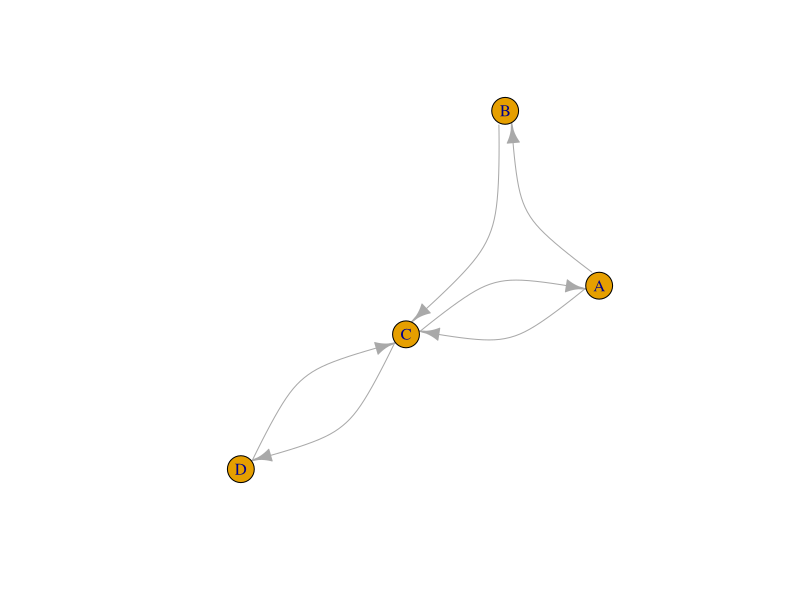
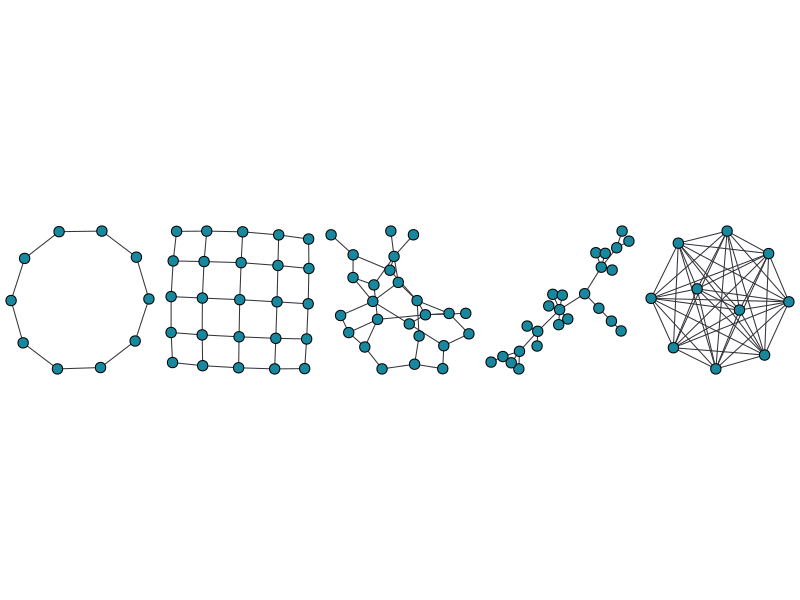
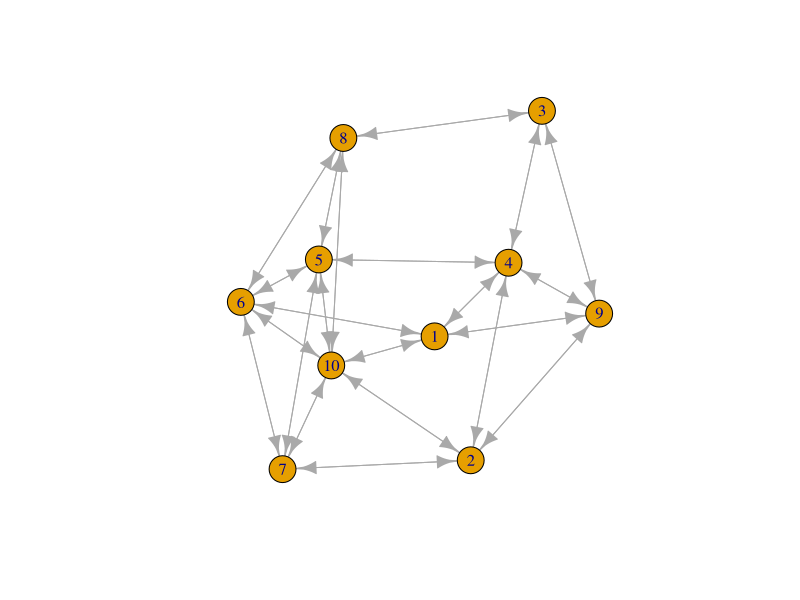
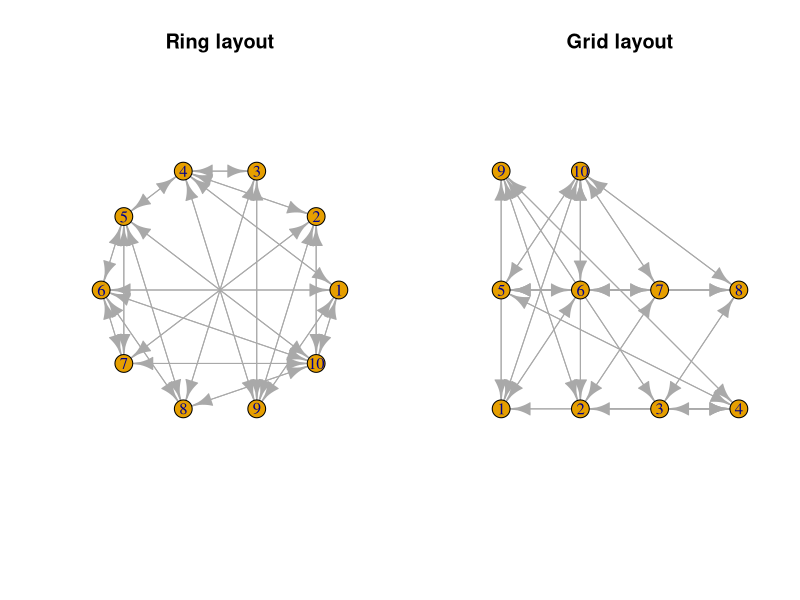
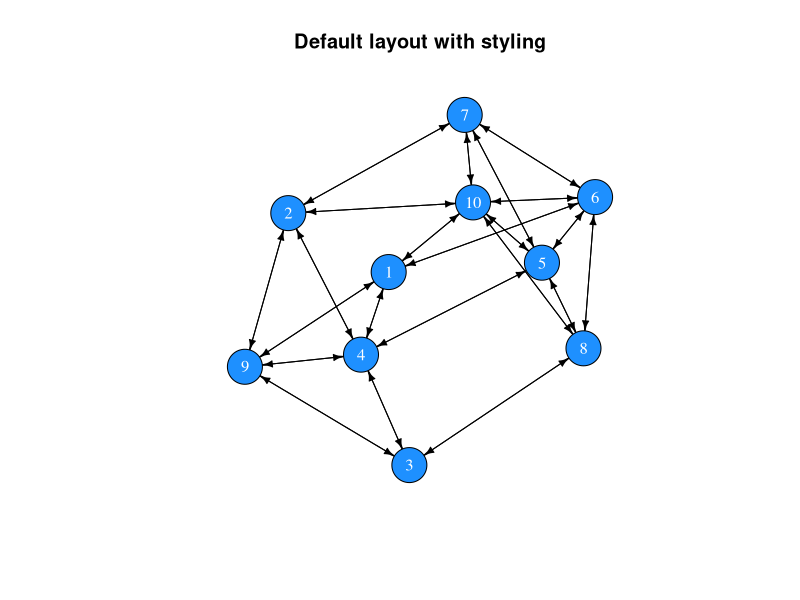
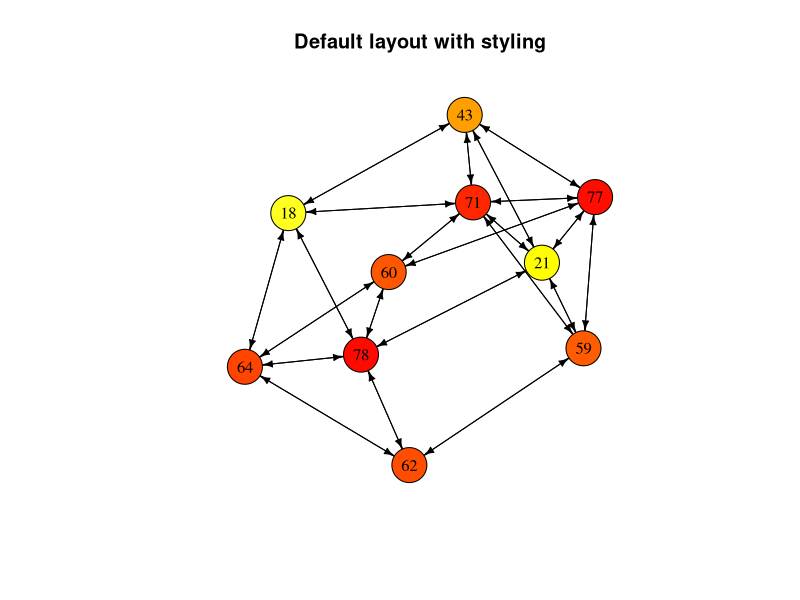
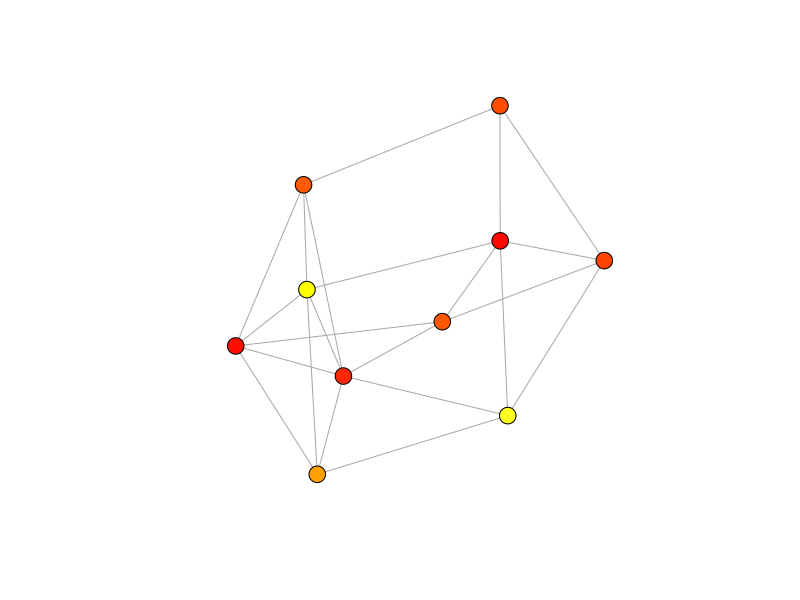
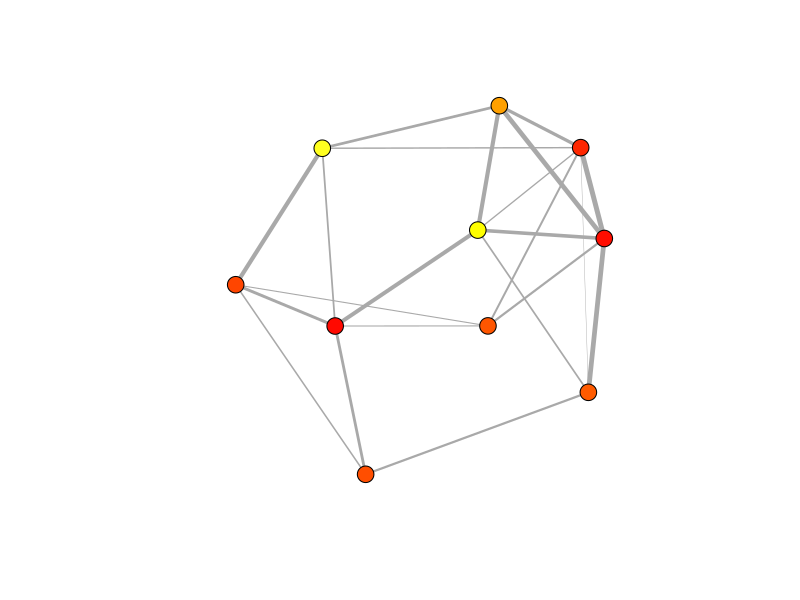

The R source for these figures, in order: (Note: this script raises an error after producing the figures.)
## ---- chunk 1
library(igraph)
A <- matrix(c(0,1,1,0, 0,0,1,0, 1,0,0,1, 0,0,1,0), nrow = 4, byrow = TRUE)
row.names(A) <- c("A", "B", "C", "D")
colnames(A) <- c("A", "B", "C", "D")
net <- graph_from_adjacency_matrix(A)
plot(net, edge.curved=0.5)
## ---- chunk 2
m <- matrix(c(0,1,1,0, 0,0,1,0, 1,0,0,1, 0,0,1,0), nrow = 4, byrow = TRUE)
row.names(m) <- LETTERS[1:4]
colnames(m) <- LETTERS[1:4]
m
## ---- chunk 3
all(m[upper.tri(m)] == t(m)[upper.tri(m)])
## ---- chunk 4
isSymmetric(m)
## ---- chunk 5
# Creating a random matrix
random_matrix <- matrix(sample(x = c(0,1), size = 10^2, replace=T), ncol=10)
random_matrix
# It is not symmetric
isSymmetric(random_matrix)

# Replace the upper triangle with the transposed upper triangle
random_matrix[upper.tri(random_matrix)] <- t(random_matrix)[upper.tri(random_matrix)]
random_matrix
# Now it is symmetric
isSymmetric(random_matrix)
## ---- chunk 6
library(igraph)
parbefore <- par()$mar
par(mar=c(0,0,0,0))
par(mfrow=c(1,5))
tmp <- lapply(
  list(
    make_ring(n=10),
    make_lattice(dimvector=c(5,5), nei=1, directed=F),
    erdos.renyi.game(n=25,p.or.m=.1, type="gnp", directed=F, loops=F),
    barabasi.game(n=25, power=1.1, directed=F),
    make_full_graph(n=10)
  ), plot, vertex.label=NA, vertex.color="#18889F", edge.color="#33333B", edge.width=1)
par(mfrow=c(1,1))
par(mar=parbefore)
## ---- chunk 7
create_network <- function(N, f){
  # set up an empty adjacency matrix of size NxN
  A <- matrix(0, ncol = N, nrow = N)
  # set up a friendship counter
  friends <- 0
  
  # we will add friendships until we reach the desired number
  while(friends < round((((N^2)-N)/2) * f)){
    dyad <- sample(x = N, size = 2, replace = FALSE)
    i <- dyad[1]
    j <- dyad[2]
    if(A[i, j] == 0){
      A[i, j] <- A[j, i] <- 1
      friends <- friends + 1
      }
  }
  return(A)
}
## ---- chunk 8
adjm <- create_network(N = 10, f = .5)
adjm
## ---- chunk 9
# adj <- create_network(N = 20, f = .15)
# net <- graph_from_adjacency_matrix(adj)
# plot(net, vertex.label=NA, vertex.color="#18889F", edge.color="#33333B", vertex.size=3, edge.arrow.size=.1)
net <- graph_from_adjacency_matrix(adjm)
net
## ---- chunk 10
# set.seed(1)
plot(net)
## ---- chunk 11
par(mfrow = c(1,2))
plot(net, layout = layout.circle(net), main = "Ring layout")
plot(net, layout = layout.grid(net), main = "Grid layout")
par(mfrow = c(1,1))
## ---- chunk 12
set.seed(1)
plot(net, 
     vertex.color = "dodgerblue", 
     vertex.label.color = "white",
     vertex.size = 20,
     edge.color = "black",
     edge.width = 1,
     edge.arrow.size = 0.5,
     main = "Default layout with styling")
## ---- chunk 13
# Generate random ages
age <- sample(x = 18:80, size = vcount(net), replace = TRUE)
# Select colours
col <- heat.colors(n = 80, rev = TRUE)[age]
# Plot network with col
set.seed(1)
plot(net, 
     vertex.color = col, 
     vertex.label = age,
     vertex.label.color = "black",
     vertex.size = 20,
     edge.color = "black",
     edge.width = 1,
     edge.arrow.size = 0.5,
     main = "Default layout with styling")
## ---- chunk 14
get.vertex.attribute(net)
## ---- chunk 15
# Add an attribute called 'age' and assign the values of the age vector
V(net)$age <- age
# The same for the 'col' vector
V(net)$col <- col
# Return attributes
get.vertex.attribute(net)
# Return the network object
net
## ---- chunk 16
net <- as.undirected(net)
set.seed(1)
plot(net, 
     vertex.color = V(net)$col, 
     vertex.label = NA,
     vertex.size = 9,
     edge.width = 1,
     edge.arrow.size = 0.5)
## ---- chunk 17
# Create random strength values
strength <- runif(n = ecount(net), min = 0, max = 1)
# Assign values to edges
E(net)$weight <- strength
net
## ---- chunk 18
set.seed(1)
plot(net, 
     vertex.color = V(net)$col, 
     vertex.label = NA,
     vertex.size = 9,
     edge.width = E(net)$weight*5,
     edge.arrow.size = 0.5)
## ---- chunk 19
# vertex information
V(net2)

# edge information
E(net2)
## ---- chunk 20
# vertex attributes
get.vertex.attribute(graph = net2)

# edge attributes
get.edge.attribute(net2)
## ---- chunk 21
# vertex count
vcount(net)

# edge count
ecount(net)
## ---- chunk 22
diameter(graph = net)
## ---- chunk 23
# average distance between any dyad
mean_distance(graph = net)
## ---- chunk 24
edge_density(graph = net)
## ---- chunk 25
reciprocity(graph = net)
## ---- chunk 26
transitivity(graph = net)
## ---- chunk 27
# number of edges that connected with each node
degree(graph = net)

# as we have an undirected network, the count of incoming and outgoing edges is identical
identical(degree(graph = net, mode = "in"), 
          degree(graph = net, mode = "out"))

# we can use the mean of all degree centralities as a general measure for the entire network
mean(degree(graph = net))
## ---- chunk 28
sort(strength(graph = net))
## ---- chunk 29
closeness(graph = net)
## ---- chunk 30
betweenness(graph = net)
## ---- chunk 31
eigen_centrality(graph = net)$vector
## ---- chunk 32
# set up vector that stores whether an individual possesses the latest gossip:
gossip_meter <- rep(FALSE, n)
gossip_meter

# choose a random individual to start gossiping
gossip_meter[sample(x = n, size = 1)] <- TRUE
gossip_meter

# choose an individual with gossip
if(sum(gossip_meter) == 1){
  gossip_provider <- which(gossip_meter)
} else {
  gossip_provider <- sample(x = which(gossip_meter), size = 1)
}

# choose a neighbour in the network
neighbours <- which(adjm[gossip_provider,] == 1)

# only execute if there is a neighbour
if(length(neighbours) > 0){
  # choose one neighbour if several are present
  if(length(neighbours) == 1){
    neighbour <- neighbours
  } else {
    neighbour <- sample(x = neighbours, size = 1)
  }
  # update gossip indicator of the neighbour
  gossip_meter[neighbour] <- TRUE
}
gossip_meter
## ---- chunk 33
mySample <- function(x, prob = NULL){
  if(length(x) == 1){
    return(x)
  } else {
    return(sample(x = x, size = 1, prob = prob))
  }
}
## ---- chunk 34
library(tidyverse)
# total number of turns to loop over
Turns <- 50

# a matrix to record how many individuals have the gossip at time x
res <- tibble(turn = 1:Turns, gossipers = rep(0, Turns))

# set up gossip indicator
gossip_meter <- rep(FALSE, n)

# choose a random individual to start gossipping
gossip_meter[sample(x = n, size = 1)] <- TRUE

for(turns in 1:Turns){
  res[turns,2] <- sum(gossip_meter)/n
  # choose an individual with gossip
  gossip_provider <- mySample(which(gossip_meter))
  
  # choose a neighbour in the network
  neighbours <- which(adjm[gossip_provider,] == 1)
  
  # only execute if there is a neighbour
  if(length(neighbours) > 0){
    # choose one neighbour ...
    neighbour <- mySample(neighbours)
    # and update its gossip indicator
    gossip_meter[neighbour] <- TRUE
  }
}

# have a look at the time course
res$turn
## ---- chunk 35
# plot result
library(ggplot2)
ggplot(res) + 
  geom_line(aes(x = turn, y = gossipers)) +
  ylab("prop. of pop. with gossip") +
  theme_bw()
## ---- chunk 36
gossip_model_1 <- function(ADJM, TURNS, SIM = 1){
  n <- nrow(ADJM)
  # a matrix to record how many individuals have the gossip at time x
  res <- tibble(turn = 1:TURNS, gossipers = rep(0, TURNS))
  # set up gossip indicator
  gossip_meter <- rep(FALSE, n)
  # choose a random individual to start gossiping
  gossip_meter[sample(x = n, size = 1)] <- TRUE
  
  for(turns in 1:TURNS){
    res[turns,2] <- sum(gossip_meter)/n
    # choose an individual with gossip
    gossip_provider <- mySample(which(gossip_meter))
    # choose a neighbour in the network
    neighbours <- which(ADJM[gossip_provider,] == 1)
    # only execute if there is a neighbour
    if(length(neighbours) > 0){
      # choose one neighbour ...
      neighbour <- mySample(neighbours)
      # and update its gossip indicator
      gossip_meter[neighbour] <- TRUE
    }
  }
  res$simulation <- SIM
  return(res)
}
## ---- chunk 37
data <- do.call("rbind", lapply(1:100, function(sim){
  gossip_model_1(ADJM = adjm, TURNS = 100, SIM = sim)
}))
## ---- chunk 38
ggplot(data) + 
  geom_line(aes(x = turn, y = gossipers, group = simulation), alpha = .2) +
  ylab("prop. of pop. with gossip") +
  theme_bw()
## ---- chunk 39
create_network <- function(N, FRIENDSHIPRATIO){
  adjm <- matrix(0, ncol = N, nrow = N)
  adjm[upper.tri(adjm)] <- sample(x = 0:1, 
                                  size = N*(N-1)/2, 
                                  replace = TRUE, 
                                  prob = c(1-FRIENDSHIPRATIO, FRIENDSHIPRATIO))
  adjm[lower.tri(adjm)] <- t(adjm)[lower.tri(adjm)]
  return(adjm)
}
## ---- chunk 40
adjm_full <- create_network(N = n, FRIENDSHIPRATIO = 1)

data_full <- do.call("rbind", 
                     lapply(1:100, function(sim){
                       gossip_model_1(ADJM = adjm_full, TURNS = 100, SIM = sim)
                       })
                     )
## ---- chunk 41
data$type <- "colleague network"
data_full$type <- "fully connected"
data_combined <- rbind(data, data_full)

ggplot(data_combined) + 
  geom_point(aes(x = turn, y = gossipers, color = type), alpha = .05) +
  geom_smooth(aes(x = turn, y = gossipers, color = type)) +
  ylab("prop. of pop. with gossip") +
  theme_bw()
## ---- chunk 42
adjm_colleagues <- create_network(N = 25, FRIENDSHIPRATIO = .20)
adjm_full <- create_network(N = 25, FRIENDSHIPRATIO = 1)

data_colleagues <- do.call("rbind", lapply(1:100, function(sim){
  gossip_model_1(ADJM = adjm_colleagues, TURNS = 100, SIM = sim)
}))

data_full <- do.call("rbind", lapply(1:100, function(sim){
  gossip_model_1(ADJM = adjm_full, TURNS = 100, SIM = sim)
}))
## ---- chunk 43
data_colleagues$type <- "colleague network"
data_full$type <- "fully connected"
data_combined2 <- rbind(data_full, data_colleagues)

ggplot(data_combined2) + 
  geom_point(aes(x = turn, y = gossipers, color = type), alpha = .05) +
  geom_smooth(aes(x = turn, y = gossipers, color = type)) +
  ylab("prop. of pop. with gossip") +
  theme_bw()
## ---- chunk 44
gossip_model_2 <- function(ADJM, PROP, TURNS, SIM = 1){
  n <- nrow(ADJM)
  # set up gossip indicator
  gossip_meter <- rep(F, n)
  # choose a random individual to start gossipping
  gossip_meter[sample(x = n, size = 1)] <- TRUE
  
  timestep <- NA
  for(turns in 1:TURNS){
    # record the time step when a defined proportion of the population has the gossip
    if(sum(gossip_meter)/n >= PROP & is.na(timestep)){
      timestep <- turns 
    }
    # choose an individual with gossip
    gossip_provider <- mySample(which(gossip_meter))
    # choose a neighbour in the network
    neighbours <- which(ADJM[gossip_provider,] == 1)
    # only execute if there is a neighbour
    if(length(neighbours)>0){
      # choose one neighbour ...
      neighbour <- mySample(neighbours)
      # and update its gossip indicator
      gossip_meter[neighbour] <- TRUE
    }
  }
  # if PROP is not reached, return the maximum value
  if(is.na(timestep)){
    timestep <- TURNS
  }
  return(timestep)
}
## ---- chunk 45
adjm <- create_network(N = 50, FRIENDSHIPRATIO = .25)
gossip_model_2(ADJM = adjm, PROP = .75, TURNS = 100, SIM = 1)
## ---- chunk 46
parameters <- expand.grid(groupSize = c(10,50),#c(10,30,50,70,90),
                          reconnections = c(0,.01,.05,.1,.5,1),
                          repetition = 1:50)
tmp <- lapply(1:nrow(parameters), function(p){
  net <- watts.strogatz.game(dim = 1, size = parameters[p,"groupSize"], nei = 2, 
                             p = parameters[p,"reconnections"], loops = FALSE, 
                             multiple = FALSE)
  adjm <- get.adjacency(net)
  model <- gossip_model_2(ADJM = adjm, PROP = .5, TURNS = 500, 
                          SIM = parameters[p,"repetition"])
  tibble(time = model, 
             degree = mean(degree(net)), 
             path = average.path.length(net))
})

tmp2 <- do.call("rbind", tmp)
parameters <- cbind(parameters, tmp2)
## ---- chunk 47
library(tidyverse)
parameters %>% 
  group_by(groupSize, reconnections) %>% 
  summarise(meanTime = mean(time), 
            meanDegree = mean(degree),
            meanPath = mean(path)) -> data
## ---- chunk 48
parameters$groupSize <- factor(parameters$groupSize)

ggplot(parameters, aes(x = reconnections, y = degree, col = groupSize)) + 
  geom_jitter(height = .01, alpha = .5) +
  scale_y_continuous(limits = c(3.5,4.5)) +
  xlab("prob. of reconnection") +
  ylab("average degree") +
  theme_bw()
## ---- chunk 49
ggplot(parameters, aes(x = reconnections, y = path, col = groupSize)) + 
  geom_point() + 
  xlab("prob. of reconnection") +
  ylab("average path length") +
  theme_bw()
## ---- chunk 50
ggplot(parameters, aes(x = path, y = time, col = groupSize)) + 
  geom_point(alpha = .33) + 
  xlab("average path length") +
  ylab("time") +
  theme_bw()
## ---- chunk 51
informationSpread <- function(ADJM, MODE = "simple", ROUNDS = 100, CONTACTS = 1){
  N <- nrow(ADJM)
  
  # set up behaviour
  behaviour <- rep(F, N)
  behaviour[sample(N,size = 10)] <- TRUE
  
  # recording data
  fraction <- rep(0, ROUNDS)
  
  # loop
  for(round in 1:ROUNDS){
    # record
    fraction[round] <- sum(behaviour)/N
    
    # pick random individual
    focal <- sample(x = N, size = 1)
    # who are its neighbours
    neigh <- adjm[focal, ] == 1
    
    if(sum(behaviour[neigh]) >= CONTACTS){
      behaviour[focal] <- TRUE
    }
    
  }
  return(tibble(mode = MODE, 
                frac = fraction, 
                round = 1:ROUNDS))
}

# Simulations with clustered (lattice) networks
net <- watts.strogatz.game(size = 10, dim = 2, nei = 2, p = .01)
adjm <- as.matrix(get.adjacency(net))
clu <- informationSpread(ADJM = adjm, MODE = "simple", ROUNDS = 1000, CONTACTS = 1)
clu$network <- "clustered"

# Simulations with random (small world) networks
net2 <- erdos.renyi.game(n = 100, p.or.m = 600, type = "gnm", directed = FALSE, loops = FALSE)
adjm2 <- as.matrix(get.adjacency(net2))
rand <- informationSpread(ADJM = adjm2, MODE = "simple", ROUNDS = 1000, CONTACTS = 1)
rand$network <- "random"

res <- rbind(clu, rand)
## ---- chunk 52
ggplot(res) + 
  geom_line(aes(x = round, y = frac, col = network, linetype = mode), size = .9) + 
  theme_bw()
## ---- chunk 53
# for repeated interactions 
informationSpread <- function(NET, MODE = "simple", ROUNDS = 100, CONTACTS = 1){
  if(NET == "clustered"){
    net <- watts.strogatz.game(size = 10, dim = 2, nei = 2, p = .01, loops = FALSE, multiple = FALSE)
  } else if(NET == "random"){
    net <- erdos.renyi.game(n = 100, p.or.m = 600, type = "gnm", directed = FALSE, loops = FALSE)
  }
 adjm <- as.matrix(get.adjacency(net)) 
 
  N <- nrow(adjm)
  
  # set up behaviour
  behaviour <- rep(F, N)
  behaviour[sample(N,size = 10)] <- TRUE
  
  # recording data
  fraction <- rep(0, ROUNDS)
  
  # loop
  for(round in 1:ROUNDS){
    # record
    fraction[round] <- sum(behaviour)/N
    
    # pick random individual
    focal <- sample(x = N, size = 1)
    # who are its neighbours
    neigh <- adjm[focal, ] == 1
    
    if(sum(behaviour[neigh]) >= CONTACTS){
      behaviour[focal] <- TRUE
    }
    
  }
  return(tibble(network = NET, 
                mode = MODE, 
                frac = fraction, 
                round = 1:ROUNDS))
}

# repeated runs
reps <- 10

# simulte complex and simple contagion for clustered networks
set.seed(11)
clu_simple <- do.call("rbind", 
                      lapply(1:reps, function(x) informationSpread(NET = "clustered", 
                                     ROUNDS = 1000, CONTACTS = 1, MODE = "simple")))
clu_comp <- do.call("rbind", 
                    lapply(1:reps, function(x) informationSpread(NET = "clustered", 
                                     ROUNDS = 1000, CONTACTS = 4, MODE = "complex")))
clu <- rbind(clu_simple, clu_comp)

# simulte complex and simple contagion for random networks
rand_simple <- do.call("rbind", 
                       lapply(1:reps, function(x) informationSpread(NET = "random", 
                                      ROUNDS = 1000, CONTACTS = 1, MODE = "simple")))
rand_comp <- do.call("rbind", 
                     lapply(1:reps, function(x) informationSpread(NET = "random", 
                                      ROUNDS = 1000, CONTACTS = 4, MODE = "complex")))
rand <- rbind(rand_simple, rand_comp)

# combine results
res <- rbind(clu, rand)
## ---- chunk 54
ggplot(res) + 
  stat_smooth(aes(x = round, y = frac, col = network, 
                  linetype = mode), size = .9, se = T) +
  ylab("Proportion of individuals with information") +
  xlab("Round") + 
  theme_bw()
